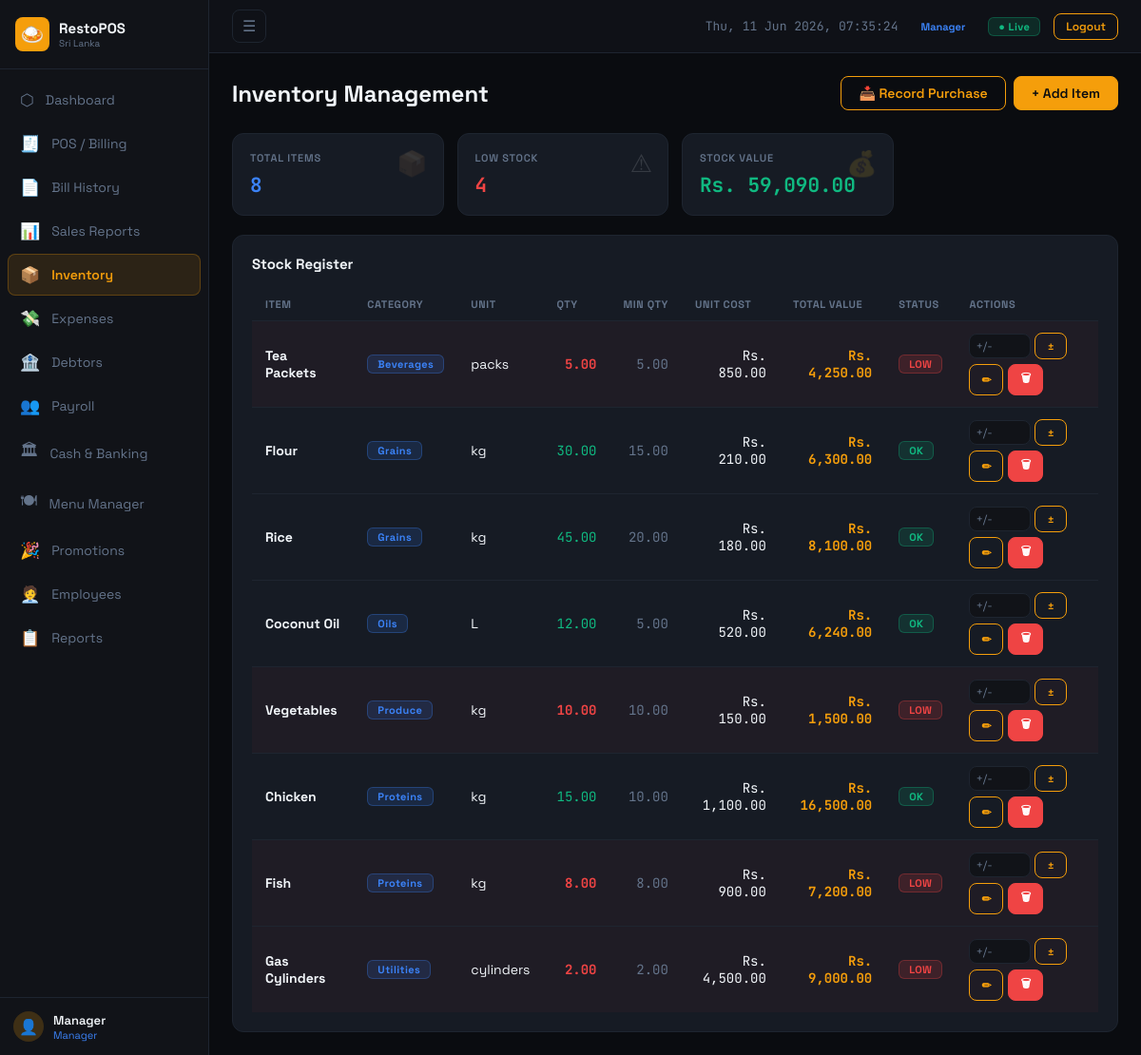
The page /modules/inventory.php (signed in) on the database its author committed.
### tables this page shows
CREATE TABLE inventory_items (
    id INT AUTO_INCREMENT PRIMARY KEY,
    category_id INT,
    name VARCHAR(150) NOT NULL,
    unit VARCHAR(20) DEFAULT 'kg',
    qty DECIMAL(10,3) DEFAULT 0,
    min_qty DECIMAL(10,3) DEFAULT 0,
    unit_cost DECIMAL(10,2) DEFAULT 0,
    active TINYINT(1) DEFAULT 1,
    updated_at TIMESTAMP DEFAULT CURRENT_TIMESTAMP ON UPDATE CURRENT_TIMESTAMP,
    FOREIGN KEY (category_id) REFERENCES inventory_categories(id)
);

CREATE TABLE inventory_categories (
    id INT AUTO_INCREMENT PRIMARY KEY,
    name VARCHAR(100) NOT NULL
);

### includes/config.php (called while the page is built, shortened)
<?php
function fmt(float $n): string {
    return CURRENCY . ' ' . number_format($n, 2);
}

### modules/inventory.php (the view, shortened to what this page needs)
<?php
require_once '../includes/config.php';
$db = getDB();
$items = $db->query("SELECT ii.*, ic.name as cat FROM inventory_items ii JOIN inventory_categories ic ON ii.category_id=ic.id ORDER BY ic.name,ii.name")->fetchAll();
$low   = array_filter($items, fn($i)=>$i['qty']<=$i['min_qty']);
$totalValue = array_sum(array_map(fn($i)=>$i['qty']*$i['unit_cost'], $items));
include '../includes/header.php';
?>
<div class="page-header">
  <div class="page-title">Inventory Management</div>
  <div style="display:flex;gap:8px">
    <button class="btn btn-outline" onclick="openModal('modalPurchase')">📥 Record Purchase</button>
    <button class="btn" onclick="openModal('modalAddItem')">+ Add Item</button>
  </div>
</div>
<div class="stats-grid mb-20">
  <div class="stat-card"><span class="stat-icon">📦</span><div class="stat-label">Total Items</div><div class="stat-value text-blue"><?=count($items)?></div></div>
  <div class="stat-card"><span class="stat-icon">⚠</span><div class="stat-label">Low Stock</div><div class="stat-value text-red"><?=count($low)?></div></div>
  <div class="stat-card"><span class="stat-icon">💰</span><div class="stat-label">Stock Value</div><div class="stat-value text-green"><?=fmt($totalValue)?></div></div>
</div>
<div class="card">
  <div class="card-title">Stock Register</div>
  <div class="table-wrap">
    <table class="data-table">
      <thead>
        <tr><th>Item</th><th>Category</th><th>Unit</th><th class="text-right">Qty</th><th class="text-right">Min Qty</th><th class="text-right">Unit Cost</th><th class="text-right">Total Value</th><th>Status</th><th>Actions</th></tr>
      </thead>
      <tbody>
      <?php foreach ($items as $i): $isLow=($i['qty']<=$i['min_qty']); ?>
        <tr style="<?=$isLow?'background:rgba(239,68,68,.04)':''?>">
          <td class="fw-700"><?=htmlspecialchars($i['name'])?></td>
          <td><span class="badge badge-blue"><?=htmlspecialchars($i['cat'])?></span></td>
          <td><?=$i['unit']?></td>
          <td class="text-right mono <?=$isLow?'text-red fw-700':'text-green'?>"><?=number_format($i['qty'],2)?></td>
          <td class="text-right mono text-muted"><?=number_format($i['min_qty'],2)?></td>
          <td class="text-right mono"><?=fmt($i['unit_cost'])?></td>
          <td class="text-right mono text-accent fw-700"><?=fmt($i['qty']*$i['unit_cost'])?></td>
          <td><span class="badge <?=$isLow?'badge-red':'badge-green'?>"><?=$isLow?'LOW':'OK'?></span></td>
          <td>
            <div style="display:flex;gap:5px;flex-wrap:wrap">
              <form method="POST" style="display:inline-flex;gap:4px;align-items:center">
                <input type="number" name="adjust_qty" step="0.01" placeholder="+/-" class="form-control" style="width:65px;padding:4px 6px;font-size:12px">
                <button class="btn btn-sm btn-outline">±</button>
              </form>
              <button class="btn btn-sm btn-outline"
                data-id="<?=$i['id']?>"
                data-name="<?=htmlspecialchars($i['name'],ENT_QUOTES)?>"
                data-cat="<?=$i['category_id']?>"
                data-unit="<?=htmlspecialchars($i['unit'],ENT_QUOTES)?>"
                data-qty="<?=$i['qty']?>"
                data-min="<?=$i['min_qty']?>"
                data-cost="<?=$i['unit_cost']?>"
                onclick="openEditItem(this)">✏</button>
              <form method="POST" style="display:inline" onsubmit="return confirm('Delete <?=htmlspecialchars($i['name'])?>?')">
                <button class="btn btn-sm btn-red">🗑</button>
              </form>
            </div>
          </td>
        </tr>
      <?php endforeach; ?>
      </tbody>
    </table>
  </div>
</div>
<?php include '../includes/footer.php'; ?>

### assets/css/style.css (style rules this page uses)
:root { --bg: #0a0c10; --surface: #111318; --card: #161b24; --border: #1e2530; --accent: #f59e0b; --accent2: #92400e; --green: #10b981; --red: #ef4444; --blue: #3b82f6; --purple: #8b5cf6; --text: #f1f5f9; --muted: #64748b; --sidebar-w:220px; }
*,*::before,*::after { box-sizing:border-box; margin:0; padding:0; }
html { font-size:15px; }
body { font-family:'Space Grotesk',sans-serif; background:var(--bg); color:var(--text); min-height:100vh; }
button,input,select,textarea { font-family:inherit; }
.page-header { display:flex; justify-content:space-between; align-items:center; margin-bottom:24px; flex-wrap:wrap; gap:12px; }
.page-title { font-size:24px; font-weight:700; }
.card { background:var(--card); border:1px solid var(--border); border-radius:12px; padding:20px; }
.card-title { font-weight:700; font-size:15px; margin-bottom:16px; }
.stats-grid { display:grid; grid-template-columns:repeat(auto-fill,minmax(190px,1fr)); gap:14px; margin-bottom:20px; }
.stat-card { background:var(--card); border:1px solid var(--border); border-radius:12px; padding:18px; position:relative; overflow:hidden; }
.stat-icon { position:absolute; top:14px; right:16px; font-size:26px; opacity:.14; }
.stat-label { font-size:11px; color:var(--muted); font-weight:600; letter-spacing:.8px; text-transform:uppercase; margin-bottom:8px; }
.stat-value { font-size:21px; font-weight:700; font-family:'JetBrains Mono',monospace; }
.btn { display:inline-flex; align-items:center; gap:6px; padding:8px 18px; border-radius:8px; font-size:14px; font-weight:600; border:1px solid var(--accent); background:var(--accent); color:#0a0c10; cursor:pointer; transition:all .15s; white-space:nowrap; }
.btn-sm { padding:5px 12px; font-size:12px; }
.btn-outline { background:transparent; color:var(--accent); }
.btn-red { background:var(--red); border-color:var(--red); color:#fff; }
.badge { display:inline-block; padding:2px 10px; border-radius:6px; font-size:11px; font-weight:700; letter-spacing:.4px; }
.badge-green { background:rgba(16,185,129,.15); color:var(--green); border:1px solid rgba(16,185,129,.3); }
.badge-red { background:rgba(239,68,68,.15); color:var(--red); border:1px solid rgba(239,68,68,.3); }
.badge-blue { background:rgba(59,130,246,.15); color:var(--blue); border:1px solid rgba(59,130,246,.3); }
.form-control { background:var(--surface); border:1px solid var(--border); border-radius:8px; padding:9px 14px; color:var(--text); font-size:14px; font-family:'Space Grotesk',sans-serif; transition:border-color .15s; width:100%; }
.form-control::placeholder { color:var(--muted); }
.table-wrap { overflow-x:auto; }
table.data-table { width:100%; border-collapse:collapse; }
table.data-table th { padding:10px 14px; text-align:left; font-size:11px; color:var(--muted); font-weight:700; text-transform:uppercase; letter-spacing:.6px; border-bottom:1px solid var(--border); white-space:nowrap; }
table.data-table td { padding:12px 14px; border-bottom:1px solid var(--border); font-size:14px; vertical-align:middle; }
table.data-table tr:last-child td { border-bottom:none; }
.text-right { text-align:right; }
.mono { font-family:'JetBrains Mono',monospace; }
.text-green { color:var(--green); }
.text-red { color:var(--red); }
.text-accent { color:var(--accent); }
.text-muted { color:var(--muted); }
.text-blue { color:var(--blue); }
.mb-20 { margin-bottom:20px; }
.fw-700 { font-weight:700; }

### rows shown on the page
inventory_items: name "Tea Packets", category.name "Beverages", unit "packs", qty "5.00", min_qty "5.00", unit_cost "Rs. 850.00", fmt($i['qty']*$i['unit_cost']) "Rs. 4,250.00", shows "LOW"
inventory_items: name "Flour", category.name "Grains", unit "kg", qty "30.00", min_qty "15.00", unit_cost "Rs. 210.00", fmt($i['qty']*$i['unit_cost']) "Rs. 6,300.00", shows "OK"
inventory_items: name "Rice", category.name "Grains", unit "kg", qty "45.00", min_qty "20.00", unit_cost "Rs. 180.00", fmt($i['qty']*$i['unit_cost']) "Rs. 8,100.00", shows "OK"
inventory_items: name "Coconut Oil", category.name "Oils", unit "L", qty "12.00", min_qty "5.00", unit_cost "Rs. 520.00", fmt($i['qty']*$i['unit_cost']) "Rs. 6,240.00", shows "OK"
inventory_items: name "Vegetables", category.name "Produce", unit "kg", qty "10.00", min_qty "10.00", unit_cost "Rs. 150.00", fmt($i['qty']*$i['unit_cost']) "Rs. 1,500.00", shows "LOW"
inventory_items: name "Chicken", category.name "Proteins", unit "kg", qty "15.00", min_qty "10.00", unit_cost "Rs. 1,100.00", fmt($i['qty']*$i['unit_cost']) "Rs. 16,500.00", shows "OK"
inventory_items: name "Fish", category.name "Proteins", unit "kg", qty "8.00", min_qty "8.00", unit_cost "Rs. 900.00", fmt($i['qty']*$i['unit_cost']) "Rs. 7,200.00", shows "LOW"
inventory_items: name "Gas Cylinders", category.name "Utilities", unit "cylinders", qty "2.00", min_qty "2.00", unit_cost "Rs. 4,500.00", fmt($i['qty']*$i['unit_cost']) "Rs. 9,000.00", shows "LOW"

### other values the page prints
$nav['icon'] "⬡"
$nav['label'] "Dashboard"
$nav['icon'] "🧾"
$nav['label'] "POS / Billing"
$nav['icon'] "📄"
$nav['label'] "Bill History"
$nav['icon'] "📊"
$nav['label'] "Sales Reports"
$nav['icon'] "📦"
$nav['label'] "Inventory"
$nav['icon'] "💸"
$nav['label'] "Expenses"
$nav['icon'] "🏦"
$nav['label'] "Debtors"
$nav['icon'] "👥"
